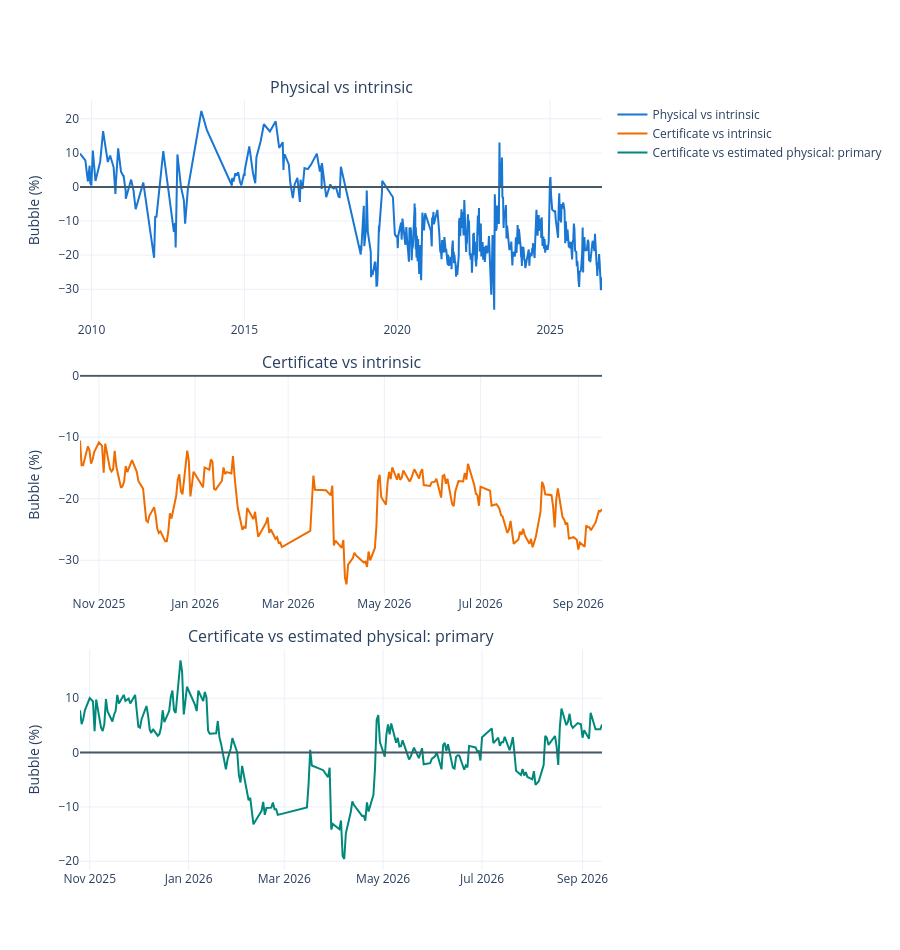

Notebook cell for this chart:
### Markdown cell above
## Schematic diagram of three bubbles
Two straight graphs show the distance of each market with LME x USD. The third graph is the main measure: the distance between the certificate and the estimated internal physical price.

### Code cell
series = [
    (physical_direct, 'physical_vs_intrinsic_bubble_pct', 'Physical vs intrinsic', '#1976D2'),
    (certificate_direct, 'certificate_vs_intrinsic_bubble_pct', 'Certificate vs intrinsic', '#EF6C00'),
    (primary, 'certificate_bubble_pct', 'Certificate vs estimated physical: primary', '#00897B'),
]
fig = make_subplots(rows=3, cols=1, vertical_spacing=0.07,
    subplot_titles=[item[2] for item in series])
for row, (frame, column, title, color) in enumerate(series, start=1):
    fig.add_trace(go.Scatter(x=frame['date'], y=frame[column], name=title,
        line_color=color), row=row, col=1)
    fig.add_hline(y=0, line_color='#455A64', row=row, col=1)
    fig.update_yaxes(title_text='Bubble (%)', row=row, col=1)
fig.update_layout(height=950, template='plotly_white', hovermode='x unified')
fig.show()

### Figure 1 — Plotly figure (JSON) as saved in the notebook; plotly's stock layout.template omitted (floating-point values rounded to 4 significant figures; data arrays with more than 128 entries replaced by an {"elided": "..."} marker saying what was removed)
{"data": [{"line": {"color": "#1976D2"}, "name": "Physical vs intrinsic", "type": "scatter", "x": {"elided": "562 str values"}, "xaxis": "x", "y": {"elided": "562 float values"}, "yaxis": "y"}, {"line": {"color": "#EF6C00"}, "name": "Certificate vs intrinsic", "type": "scatter", "x": {"elided": "208 str values"}, "xaxis": "x2", "y": {"elided": "208 float values"}, "yaxis": "y2"}, {"line": {"color": "#00897B"}, "name": "Certificate vs estimated physical: primary", "type": "scatter", "x": {"elided": "201 str values"}, "xaxis": "x3", "y": {"elided": "201 float values"}, "yaxis": "y3"}], "layout": {"annotations": [{"font": {"size": 16}, "showarrow": false, "text": "Physical vs intrinsic", "x": 0.5, "xanchor": "center", "xref": "paper", "y": 1, "yanchor": "bottom", "yref": "paper"}, {"font": {"size": 16}, "showarrow": false, "text": "Certificate vs intrinsic", "x": 0.5, "xanchor": "center", "xref": "paper", "y": 0.6433, "yanchor": "bottom", "yref": "paper"}, {"font": {"size": 16}, "showarrow": false, "text": "Certificate vs estimated physical: primary", "x": 0.5, "xanchor": "center", "xref": "paper", "y": 0.2867, "yanchor": "bottom", "yref": "paper"}], "height": 950, "hovermode": "x unified", "shapes": [{"line": {"color": "#455A64"}, "type": "line", "x0": 0, "x1": 1, "xref": "x domain", "y0": 0, "y1": 0, "yref": "y"}, {"line": {"color": "#455A64"}, "type": "line", "x0": 0, "x1": 1, "xref": "x2 domain", "y0": 0, "y1": 0, "yref": "y2"}, {"line": {"color": "#455A64"}, "type": "line", "x0": 0, "x1": 1, "xref": "x3 domain", "y0": 0, "y1": 0, "yref": "y3"}], "xaxis": {"anchor": "y", "domain": [0, 1]}, "xaxis2": {"anchor": "y2", "domain": [0, 1]}, "xaxis3": {"anchor": "y3", "domain": [0, 1]}, "yaxis": {"anchor": "x", "domain": [0.7133, 1], "title": {"text": "Bubble (%)"}}, "yaxis2": {"anchor": "x2", "domain": [0.3567, 0.6433], "title": {"text": "Bubble (%)"}}, "yaxis3": {"anchor": "x3", "domain": [0, 0.2867], "title": {"text": "Bubble (%)"}}}}
